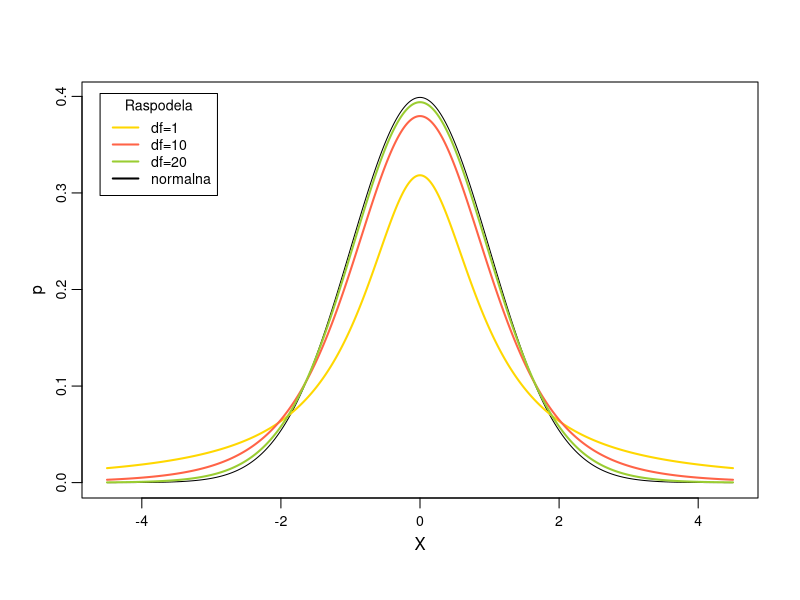

Write the R code that produced this figure.
x <- seq(-4.5,4.5,0.01)
kriva <- dnorm(x)
df <- c(1,5,20)

boja <- c("gold","tomato","yellowgreen","black")
naziv <- c("df=1","df=10","df=20","normalna")

plot(x, kriva, type = "l", lty = 1, xlab = "X", ylab = "p", mgp = c(1.8,0.6,0), cex.axis = 0.85)

for (i in 1:3){
  lines(x, dt(x, df[i]), lwd = 2, col = boja[i])
}

legend(-4.6, 0.403, title = "Raspodela", cex = 0.85, naziv, lwd = 2, lty = c(1,1,1,1), col = boja)